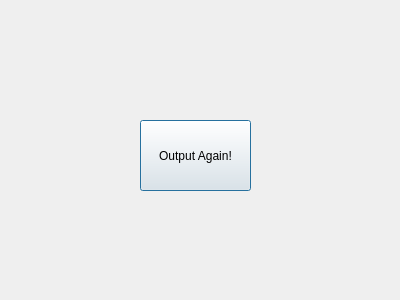
<?xml version="1.0" encoding="UTF-8"?>
<ui version="4.0">
 <class>testwindow</class>
 <widget class="QDialog" name="testwindow">
  <property name="geometry">
   <rect>
    <x>0</x>
    <y>0</y>
    <width>400</width>
    <height>300</height>
   </rect>
  </property>
  <property name="windowTitle">
   <string>Dialog</string>
  </property>
  <widget class="QPushButton" name="btn2">
   <property name="geometry">
    <rect>
     <x>140</x>
     <y>120</y>
     <width>111</width>
     <height>71</height>
    </rect>
   </property>
   <property name="text">
    <string>Output Again!</string>
   </property>
  </widget>
 </widget>
 <resources/>
 <connections/>
</ui>
